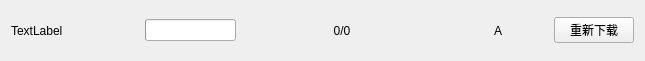
<?xml version="1.0" encoding="UTF-8"?>
<ui version="4.0">
 <class>GamieHentaiItemDownloadInfo</class>
 <widget class="QWidget" name="GamieHentaiItemDownloadInfo">
  <property name="geometry">
   <rect>
    <x>0</x>
    <y>0</y>
    <width>637</width>
    <height>61</height>
   </rect>
  </property>
  <property name="windowTitle">
   <string>Form</string>
  </property>
  <layout class="QHBoxLayout" name="horizontalLayout">
   <item>
    <widget class="QLabel" name="label_image_name">
     <property name="minimumSize">
      <size>
       <width>128</width>
       <height>0</height>
      </size>
     </property>
     <property name="maximumSize">
      <size>
       <width>128</width>
       <height>16777215</height>
      </size>
     </property>
     <property name="text">
      <string>TextLabel</string>
     </property>
    </widget>
   </item>
   <item>
    <widget class="QProgressBar" name="progressBar">
     <property name="value">
      <number>0</number>
     </property>
     <property name="textVisible">
      <bool>false</bool>
     </property>
    </widget>
   </item>
   <item>
    <widget class="QLabel" name="label_download_real_prograss">
     <property name="minimumSize">
      <size>
       <width>200</width>
       <height>0</height>
      </size>
     </property>
     <property name="maximumSize">
      <size>
       <width>200</width>
       <height>16777215</height>
      </size>
     </property>
     <property name="text">
      <string>0/0</string>
     </property>
     <property name="alignment">
      <set>Qt::AlignCenter</set>
     </property>
    </widget>
   </item>
   <item>
    <widget class="QLabel" name="label_state">
     <property name="minimumSize">
      <size>
       <width>100</width>
       <height>0</height>
      </size>
     </property>
     <property name="maximumSize">
      <size>
       <width>100</width>
       <height>16777215</height>
      </size>
     </property>
     <property name="text">
      <string>A</string>
     </property>
     <property name="alignment">
      <set>Qt::AlignCenter</set>
     </property>
    </widget>
   </item>
   <item>
    <widget class="QPushButton" name="pushButton_redownload">
     <property name="text">
      <string>重新下载</string>
     </property>
    </widget>
   </item>
  </layout>
 </widget>
 <resources/>
 <connections/>
</ui>
